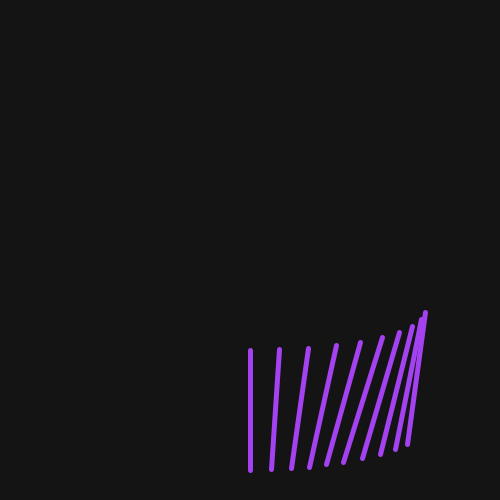
Frame 1 (no input)
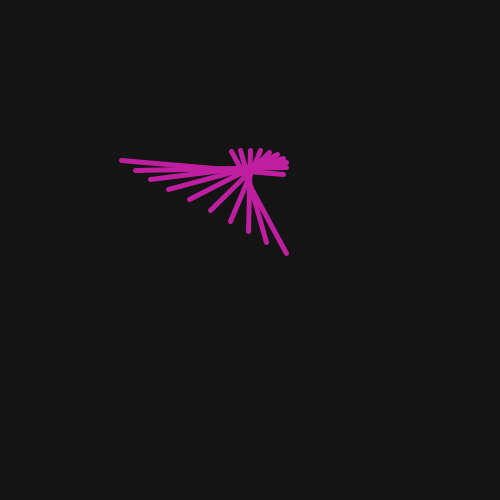
Frame 60 (the mouse pressed at the canvas centre just before this capture)
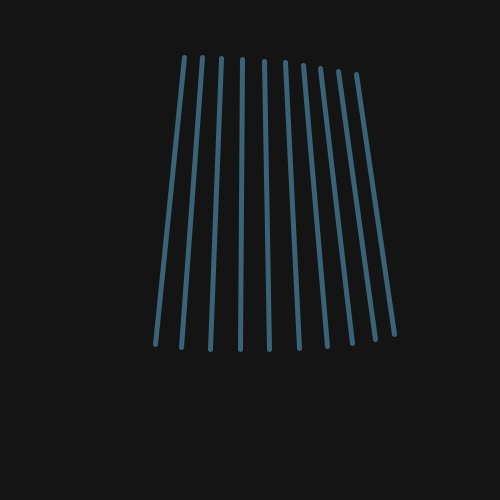
Frame 120 (the mouse held since frame 60 and released just before this capture)

The Processing sketch that drew these frames (run headless with seeded random() and noise(); from frame 60 on, the mouse is pressed at the canvas centre):

// Processing sketch: Parametric_lINES
// ── Parametric_lINES.pde
float t;
int num_lines=10;

void setup(){
  background(20);
  size(500,500);
}

void draw(){
  background(20);
  stroke(random(0,255),random(0,255),random(0,255));
  strokeWeight(5);
  
  translate(width/2,height/2);
  
  for(int i=0;i<num_lines;i++){
    line(x1(t+i),y1(t+i),x2(t+i),y2(t+i));
  }
    t+=0.5;
}
float x1(float t){
  return sin(t/10)*100+sin(t/5)*100;
}
float y1(float t){
  return cos(t/10)*100;
}
float x2(float t){
  return sin(t/10)*200+sin(t)*2;
}
float y2(float t){
  return cos(t/20)*200+cos(t/12)*20;
}
